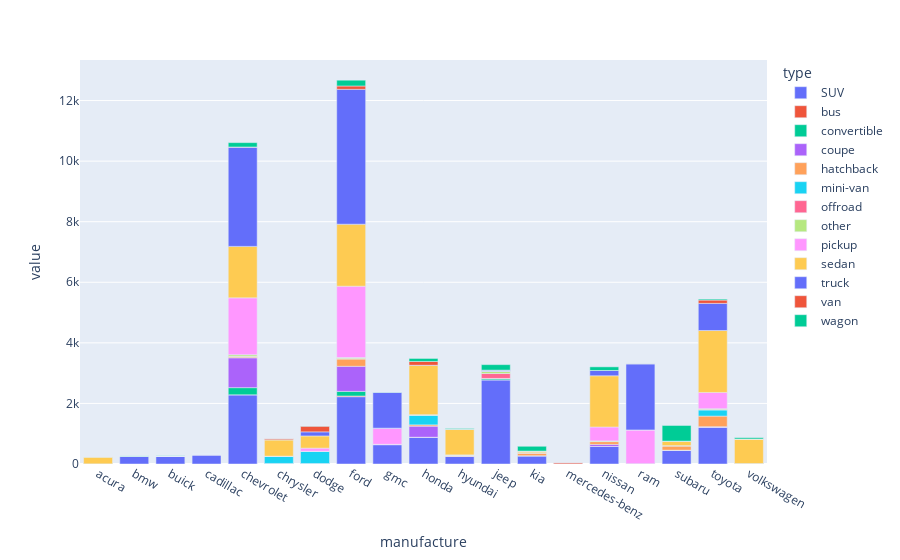

Write notebook code for a chart like this one.
### Code cell
df_manufacturer = df.groupby(['manufacture', 'type'])['type'].count().unstack(fill_value=0)
fig = px.bar(df_manufacturer)
fig.show()
# df_manufacturer.head(10)

### Figure 1 — Plotly figure (JSON) as saved in the notebook; plotly's stock layout.template omitted (floating-point values rounded to 4 significant figures)
{"data": [{"alignmentgroup": "True", "hovertemplate": "type=SUV<br>manufacture=%{x}<br>value=%{y}<extra></extra>", "legendgroup": "SUV", "marker": {"color": "#636efa", "pattern": {"shape": ""}}, "name": "SUV", "offsetgroup": "SUV", "orientation": "v", "showlegend": true, "textposition": "auto", "type": "bar", "x": ["acura", "bmw", "buick", "cadillac", "chevrolet", "chrysler", "dodge", "ford", "gmc", "honda", "hyundai", "jeep", "kia", "mercedes-benz", "nissan", "ram", "subaru", "toyota", "volkswagen"], "xaxis": "x", "y": [3, 248, 259, 308, 2285, 1, 7, 2222, 642, 883, 247, 2780, 273, 0, 580, 3, 456, 1208, 0], "yaxis": "y"}, {"alignmentgroup": "True", "hovertemplate": "type=bus<br>manufacture=%{x}<br>value=%{y}<extra></extra>", "legendgroup": "bus", "marker": {"color": "#EF553B", "pattern": {"shape": ""}}, "name": "bus", "offsetgroup": "bus", "orientation": "v", "showlegend": true, "textposition": "auto", "type": "bar", "x": ["acura", "bmw", "buick", "cadillac", "chevrolet", "chrysler", "dodge", "ford", "gmc", "honda", "hyundai", "jeep", "kia", "mercedes-benz", "nissan", "ram", "subaru", "toyota", "volkswagen"], "xaxis": "x", "y": [0, 0, 0, 0, 0, 0, 0, 23, 0, 0, 1, 0, 0, 0, 0, 0, 0, 0, 0], "yaxis": "y"}, {"alignmentgroup": "True", "hovertemplate": "type=convertible<br>manufacture=%{x}<br>value=%{y}<extra></extra>", "legendgroup": "convertible", "marker": {"color": "#00cc96", "pattern": {"shape": ""}}, "name": "convertible", "offsetgroup": "convertible", "orientation": "v", "showlegend": true, "textposition": "auto", "type": "bar", "x": ["acura", "bmw", "buick", "cadillac", "chevrolet", "chrysler", "dodge", "ford", "gmc", "honda", "hyundai", "jeep", "kia", "mercedes-benz", "nissan", "ram", "subaru", "toyota", "volkswagen"], "xaxis": "x", "y": [0, 0, 0, 0, 236, 12, 0, 153, 0, 1, 0, 42, 0, 0, 0, 0, 0, 2, 0], "yaxis": "y"}, {"alignmentgroup": "True", "hovertemplate": "type=coupe<br>manufacture=%{x}<br>value=%{y}<extra></extra>", "legendgroup": "coupe", "marker": {"color": "#ab63fa", "pattern": {"shape": ""}}, "name": "coupe", "offsetgroup": "coupe", "orientation": "v", "showlegend": true, "textposition": "auto", "type": "bar", "x": ["acura", "bmw", "buick", "cadillac", "chevrolet", "chrysler", "dodge", "ford", "gmc", "honda", "hyundai", "jeep", "kia", "mercedes-benz", "nissan", "ram", "subaru", "toyota", "volkswagen"], "xaxis": "x", "y": [0, 0, 0, 0, 985, 4, 9, 828, 0, 365, 11, 0, 0, 0, 67, 0, 2, 22, 10], "yaxis": "y"}, {"alignmentgroup": "True", "hovertemplate": "type=hatchback<br>manufacture=%{x}<br>value=%{y}<extra></extra>", "legendgroup": "hatchback", "marker": {"color": "#FFA15A", "pattern": {"shape": ""}}, "name": "hatchback", "offsetgroup": "hatchback", "orientation": "v", "showlegend": true, "textposition": "auto", "type": "bar", "x": ["acura", "bmw", "buick", "cadillac", "chevrolet", "chrysler", "dodge", "ford", "gmc", "honda", "hyundai", "jeep", "kia", "mercedes-benz", "nissan", "ram", "subaru", "toyota", "volkswagen"], "xaxis": "x", "y": [0, 1, 0, 0, 34, 1, 1, 246, 0, 43, 29, 3, 95, 0, 94, 0, 146, 350, 4], "yaxis": "y"}, {"alignmentgroup": "True", "hovertemplate": "type=mini-van<br>manufacture=%{x}<br>value=%{y}<extra></extra>", "legendgroup": "mini-van", "marker": {"color": "#19d3f3", "pattern": {"shape": ""}}, "name": "mini-van", "offsetgroup": "mini-van", "orientation": "v", "showlegend": true, "textposition": "auto", "type": "bar", "x": ["acura", "bmw", "buick", "cadillac", "chevrolet", "chrysler", "dodge", "ford", "gmc", "honda", "hyundai", "jeep", "kia", "mercedes-benz", "nissan", "ram", "subaru", "toyota", "volkswagen"], "xaxis": "x", "y": [0, 0, 0, 0, 2, 238, 396, 1, 0, 320, 1, 0, 2, 0, 0, 0, 0, 201, 0], "yaxis": "y"}, {"alignmentgroup": "True", "hovertemplate": "type=offroad<br>manufacture=%{x}<br>value=%{y}<extra></extra>", "legendgroup": "offroad", "marker": {"color": "#FF6692", "pattern": {"shape": ""}}, "name": "offroad", "offsetgroup": "offroad", "orientation": "v", "showlegend": true, "textposition": "auto", "type": "bar", "x": ["acura", "bmw", "buick", "cadillac", "chevrolet", "chrysler", "dodge", "ford", "gmc", "honda", "hyundai", "jeep", "kia", "mercedes-benz", "nissan", "ram", "subaru", "toyota", "volkswagen"], "xaxis": "x", "y": [0, 0, 0, 0, 14, 0, 2, 9, 6, 2, 0, 162, 0, 0, 1, 1, 0, 17, 0], "yaxis": "y"}, {"alignmentgroup": "True", "hovertemplate": "type=other<br>manufacture=%{x}<br>value=%{y}<extra></extra>", "legendgroup": "other", "marker": {"color": "#B6E880", "pattern": {"shape": ""}}, "name": "other", "offsetgroup": "other", "orientation": "v", "showlegend": true, "textposition": "auto", "type": "bar", "x": ["acura", "bmw", "buick", "cadillac", "chevrolet", "chrysler", "dodge", "ford", "gmc", "honda", "hyundai", "jeep", "kia", "mercedes-benz", "nissan", "ram", "subaru", "toyota", "volkswagen"], "xaxis": "x", "y": [2, 0, 0, 0, 52, 3, 5, 33, 1, 15, 12, 71, 2, 0, 22, 8, 2, 26, 2], "yaxis": "y"}, {"alignmentgroup": "True", "hovertemplate": "type=pickup<br>manufacture=%{x}<br>value=%{y}<extra></extra>", "legendgroup": "pickup", "marker": {"color": "#FF97FF", "pattern": {"shape": ""}}, "name": "pickup", "offsetgroup": "pickup", "orientation": "v", "showlegend": true, "textposition": "auto", "type": "bar", "x": ["acura", "bmw", "buick", "cadillac", "chevrolet", "chrysler", "dodge", "ford", "gmc", "honda", "hyundai", "jeep", "kia", "mercedes-benz", "nissan", "ram", "subaru", "toyota", "volkswagen"], "xaxis": "x", "y": [0, 0, 0, 9, 1877, 0, 104, 2356, 534, 0, 0, 1, 1, 0, 458, 1112, 0, 536, 0], "yaxis": "y"}, {"alignmentgroup": "True", "hovertemplate": "type=sedan<br>manufacture=%{x}<br>value=%{y}<extra></extra>", "legendgroup": "sedan", "marker": {"color": "#FECB52", "pattern": {"shape": ""}}, "name": "sedan", "offsetgroup": "sedan", "orientation": "v", "showlegend": true, "textposition": "auto", "type": "bar", "x": ["acura", "bmw", "buick", "cadillac", "chevrolet", "chrysler", "dodge", "ford", "gmc", "honda", "hyundai", "jeep", "kia", "mercedes-benz", "nissan", "ram", "subaru", "toyota", "volkswagen"], "xaxis": "x", "y": [231, 5, 1, 2, 1700, 541, 402, 2047, 0, 1624, 848, 4, 54, 0, 1691, 1, 149, 2045, 809], "yaxis": "y"}, {"alignmentgroup": "True", "hovertemplate": "type=truck<br>manufacture=%{x}<br>value=%{y}<extra></extra>", "legendgroup": "truck", "marker": {"color": "#636efa", "pattern": {"shape": ""}}, "name": "truck", "offsetgroup": "truck", "orientation": "v", "showlegend": true, "textposition": "auto", "type": "bar", "x": ["acura", "bmw", "buick", "cadillac", "chevrolet", "chrysler", "dodge", "ford", "gmc", "honda", "hyundai", "jeep", "kia", "mercedes-benz", "nissan", "ram", "subaru", "toyota", "volkswagen"], "xaxis": "x", "y": [0, 3, 2, 3, 3277, 0, 135, 4452, 1188, 7, 1, 34, 0, 0, 174, 2181, 0, 896, 0], "yaxis": "y"}, {"alignmentgroup": "True", "hovertemplate": "type=van<br>manufacture=%{x}<br>value=%{y}<extra></extra>", "legendgroup": "van", "marker": {"color": "#EF553B", "pattern": {"shape": ""}}, "name": "van", "offsetgroup": "van", "orientation": "v", "showlegend": true, "textposition": "auto", "type": "bar", "x": ["acura", "bmw", "buick", "cadillac", "chevrolet", "chrysler", "dodge", "ford", "gmc", "honda", "hyundai", "jeep", "kia", "mercedes-benz", "nissan", "ram", "subaru", "toyota", "volkswagen"], "xaxis": "x", "y": [0, 1, 1, 0, 5, 37, 190, 111, 1, 125, 0, 2, 0, 41, 1, 8, 0, 110, 0], "yaxis": "y"}, {"alignmentgroup": "True", "hovertemplate": "type=wagon<br>manufacture=%{x}<br>value=%{y}<extra></extra>", "legendgroup": "wagon", "marker": {"color": "#00cc96", "pattern": {"shape": ""}}, "name": "wagon", "offsetgroup": "wagon", "orientation": "v", "showlegend": true, "textposition": "auto", "type": "bar", "x": ["acura", "bmw", "buick", "cadillac", "chevrolet", "chrysler", "dodge", "ford", "gmc", "honda", "hyundai", "jeep", "kia", "mercedes-benz", "nissan", "ram", "subaru", "toyota", "volkswagen"], "xaxis": "x", "y": [0, 9, 8, 0, 144, 1, 4, 191, 6, 100, 23, 182, 158, 0, 120, 2, 517, 32, 44], "yaxis": "y"}], "layout": {"barmode": "relative", "legend": {"title": {"text": "type"}, "tracegroupgap": 0}, "margin": {"t": 60}, "xaxis": {"anchor": "y", "domain": [0, 1], "title": {"text": "manufacture"}}, "yaxis": {"anchor": "x", "domain": [0, 1], "title": {"text": "value"}}}}
